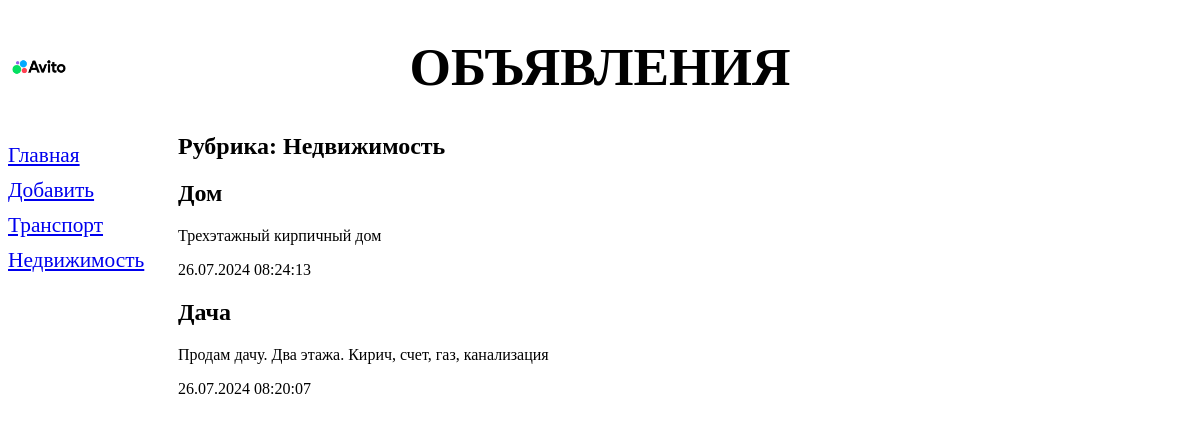
Screenshot of /bboard/1/ with the database file from the repository.
### bboard/models.py (models this page shows, shortened)
class Rubric(models.Model):
    name = models.CharField(max_length=20, db_index=True, verbose_name="Название")
    class Meta:
        verbose_name_plural = 'Рубрики'
        verbose_name = 'Рубрика'
        ordering = ['-name']

class Bb(models.Model):
    title = models.CharField(max_length=50, verbose_name="Товар")
    content = models.TextField(null=True, blank=True, verbose_name='Описание')
    price = models.FloatField(null=True, blank=True, verbose_name='Цена')
    published = models.DateTimeField(auto_now_add=True, db_index=True, verbose_name='Дата публикации')
    rubric = models.ForeignKey('Rubric', null=True, on_delete=models.PROTECT, verbose_name='Рубрика')
    class Meta:
        verbose_name_plural = 'Объявления'
        verbose_name = 'Объявление'
        ordering = ['-published']

### bboard/views.py (the view)
# urls.py: path('<int:rubric_id>/', by_rubric, name='by_rubric'),
def by_rubric(request: Optional[HttpRequest], rubric_id):
    bbs = Bb.objects.filter(rubric=rubric_id)
    rubrics = Rubric.objects.all()
    current_rubric = Rubric.objects.get(pk=rubric_id)
    context = {'bbs': bbs, 'rubrics': rubrics, 'current_rubric': current_rubric}
    return render(request, 'bboard/by_rubric.html', context)

### bboard/templates/bboard/by_rubric.html (shortened to what this page needs)
{% extends "layout/basic.html" %}
{% block content %}
<h2>Рубрика: {{current_rubric.name}}</h2>
{% for bb in bbs %}
<div>
    <h2>{{ bb.title }}</h2>
    <p>{{ bb.content }}</p>
    <p>{{ bb.published|date:"d.m.Y H:i:s"}}</p>
</div>
{% endfor %}
{% endblock %}

### bboard/templates/layout/basic.html (shortened to what this page needs)
{% load static %}
<!DOCTYPE html>
<html lang="en">
  <head>
      <link rel="stylesheet" type="text/css" href="{% static 'bboard/style.css' %}">
  </head>
  <body>
      <header>
        <h1>Объявления</h1>
      </header>
      <nav>
          <a href="{% url 'index' %}">Главная</a>
          <a href="{% url 'add' %}">Добавить</a>
          {% for rubric in rubrics %}
          <a href="{% url 'by_rubric' rubric.pk %}">{{ rubric.name }}</a>
          {% endfor %}
      </nav>
      <section>
          {% block content %}
          {% endblock %}
      </section>
  </body>
</html>

### bboard/static/bboard/style.css (style rules this page uses)
header h1 { font-size: 40pt; text-transform: uppercase; text-align: center; background: url("bg.png") left / auto 100% no-repeat; }
nav { font-size: 16pt; width: 150px; float: left; }
nav a { display: block; margin: 10px 0px; }
section { margin-left: 170px; }

### rows the page displays
Rubric: name "Транспорт"
Rubric: name "Недвижимость"
Bb: title "Дом", content "Трехэтажный кирпичный дом", published "26.07.2024 08:24:13"
Bb: title "Дача", content "Продам дачу. Два этажа. Кирич, счет, газ, канализация", published "26.07.2024 08:20:07"
